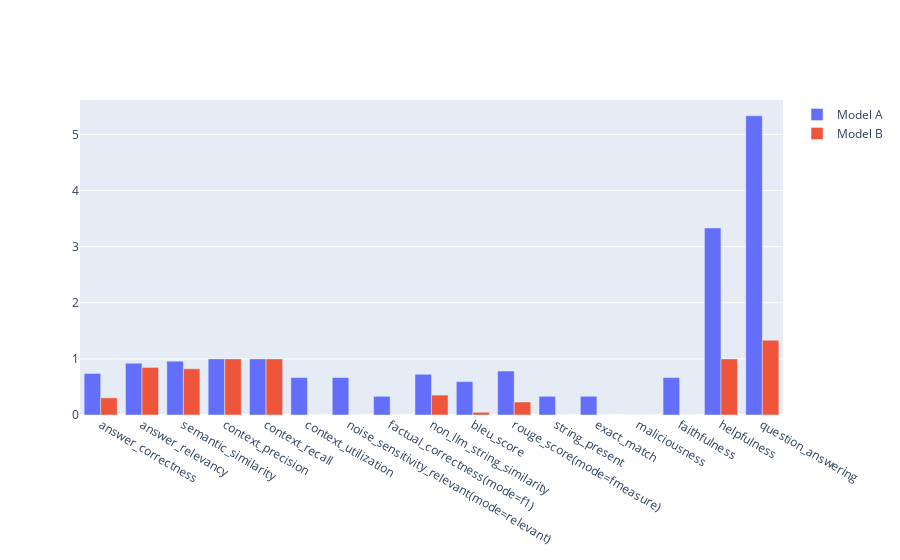

This figure's notebook cell:
### Code cell
plot_bar_plot(
    referenced_eval_results,
)

### Figure 1 — Plotly figure (JSON) as saved in the notebook; plotly's stock layout.template omitted (floating-point values rounded to 4 significant figures)
{"data": [{"name": "Model A", "type": "bar", "x": ["answer_correctness", "answer_relevancy", "semantic_similarity", "context_precision", "context_recall", "context_utilization", "noise_sensitivity_relevant(mode=relevant)", "factual_correctness(mode=f1)", "non_llm_string_similarity", "bleu_score", "rouge_score(mode=fmeasure)", "string_present", "exact_match", "maliciousness", "faithfulness", "helpfulness", "question_answering"], "y": [0.7399, 0.9216, 0.9597, 1.0, 1, 0.6667, 0.6667, 0.3333, 0.7256, 0.5951, 0.7834, 0.3333, 0.3333, 0, 0.6667, 3.333, 5.333]}, {"name": "Model B", "type": "bar", "x": ["answer_correctness", "answer_relevancy", "semantic_similarity", "context_precision", "context_recall", "context_utilization", "noise_sensitivity_relevant(mode=relevant)", "factual_correctness(mode=f1)", "non_llm_string_similarity", "bleu_score", "rouge_score(mode=fmeasure)", "string_present", "exact_match", "maliciousness", "faithfulness", "helpfulness", "question_answering"], "y": [0.3061, 0.8482, 0.8245, 1.0, 1, 0, 0, 0, 0.3548, 0.04826, 0.2315, 0, 0, 0, 0, 1, 1.333]}], "layout": {"barmode": "group"}}
